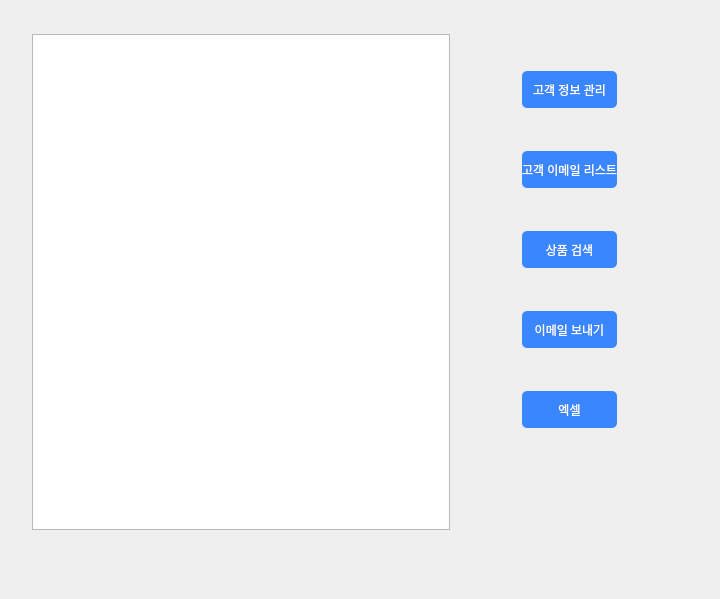
<?xml version="1.0" encoding="UTF-8"?>
<ui version="4.0">
 <class>MainWindow</class>
 <widget class="QMainWindow" name="MainWindow">
  <property name="geometry">
   <rect>
    <x>0</x>
    <y>0</y>
    <width>720</width>
    <height>599</height>
   </rect>
  </property>
  <property name="minimumSize">
   <size>
    <width>720</width>
    <height>599</height>
   </size>
  </property>
  <property name="windowTitle">
   <string>MainWindow</string>
  </property>
  <property name="toolTip">
   <string>&lt;html&gt;&lt;head/&gt;&lt;body&gt;&lt;p&gt;&lt;br/&gt;&lt;/p&gt;&lt;/body&gt;&lt;/html&gt;</string>
  </property>
  <property name="styleSheet">
   <string notr="true">QPushButton{
	color: white;
	background-color: rgb(58, 134, 255);
	border-radius: 5px;
}
#centralwidget
{
	background:url(&quot;C:/Users/mysky/Desktop/Github/python_work/pythonPro/배경2.jpg&quot;)
	
}</string>
  </property>
  <widget class="QWidget" name="centralwidget">
   <layout class="QGridLayout" name="gridLayout_2">
    <property name="leftMargin">
     <number>11</number>
    </property>
    <item row="0" column="0">
     <layout class="QGridLayout" name="gridLayout">
      <property name="leftMargin">
       <number>21</number>
      </property>
      <property name="topMargin">
       <number>25</number>
      </property>
      <property name="rightMargin">
       <number>53</number>
      </property>
      <property name="bottomMargin">
       <number>60</number>
      </property>
      <item row="0" column="0">
       <widget class="QTextBrowser" name="list">
        <property name="readOnly">
         <bool>true</bool>
        </property>
        <property name="openLinks">
         <bool>true</bool>
        </property>
       </widget>
      </item>
      <item row="0" column="1">
       <layout class="QVBoxLayout" name="verticalLayout">
        <property name="leftMargin">
         <number>66</number>
        </property>
        <property name="rightMargin">
         <number>41</number>
        </property>
        <property name="bottomMargin">
         <number>60</number>
        </property>
        <item>
         <widget class="QPushButton" name="pushButton">
          <property name="enabled">
           <bool>true</bool>
          </property>
          <property name="minimumSize">
           <size>
            <width>45</width>
            <height>37</height>
           </size>
          </property>
          <property name="baseSize">
           <size>
            <width>0</width>
            <height>0</height>
           </size>
          </property>
          <property name="text">
           <string>고객 정보 관리</string>
          </property>
         </widget>
        </item>
        <item>
         <widget class="QPushButton" name="pushButton_2">
          <property name="minimumSize">
           <size>
            <width>45</width>
            <height>37</height>
           </size>
          </property>
          <property name="styleSheet">
           <string notr="true"/>
          </property>
          <property name="text">
           <string>고객 이메일 리스트</string>
          </property>
         </widget>
        </item>
        <item>
         <widget class="QPushButton" name="pushButton_3">
          <property name="minimumSize">
           <size>
            <width>45</width>
            <height>37</height>
           </size>
          </property>
          <property name="text">
           <string>상품 검색</string>
          </property>
         </widget>
        </item>
        <item>
         <widget class="QPushButton" name="pushButton_4">
          <property name="minimumSize">
           <size>
            <width>45</width>
            <height>37</height>
           </size>
          </property>
          <property name="text">
           <string>이메일 보내기</string>
          </property>
         </widget>
        </item>
        <item>
         <widget class="QPushButton" name="pushButton_5">
          <property name="minimumSize">
           <size>
            <width>45</width>
            <height>37</height>
           </size>
          </property>
          <property name="text">
           <string>엑셀</string>
          </property>
         </widget>
        </item>
       </layout>
      </item>
     </layout>
    </item>
   </layout>
  </widget>
 </widget>
 <resources/>
 <connections/>
</ui>
